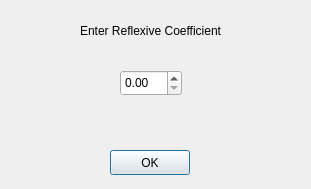
<?xml version="1.0" encoding="UTF-8"?>
<ui version="4.0">
 <class>EnterReflexiveIndex</class>
 <widget class="QDialog" name="EnterReflexiveIndex">
  <property name="geometry">
   <rect>
    <x>0</x>
    <y>0</y>
    <width>311</width>
    <height>189</height>
   </rect>
  </property>
  <property name="windowTitle">
   <string>Dialog</string>
  </property>
  <widget class="QDoubleSpinBox" name="doubleSpinBox">
   <property name="geometry">
    <rect>
     <x>120</x>
     <y>70</y>
     <width>62</width>
     <height>26</height>
    </rect>
   </property>
   <property name="maximum">
    <double>999.990000000000009</double>
   </property>
   <property name="singleStep">
    <double>0.010000000000000</double>
   </property>
  </widget>
  <widget class="QPushButton" name="pushButton">
   <property name="geometry">
    <rect>
     <x>110</x>
     <y>150</y>
     <width>80</width>
     <height>25</height>
    </rect>
   </property>
   <property name="text">
    <string>OK</string>
   </property>
  </widget>
  <widget class="QLabel" name="label">
   <property name="geometry">
    <rect>
     <x>80</x>
     <y>20</y>
     <width>151</width>
     <height>21</height>
    </rect>
   </property>
   <property name="text">
    <string>Enter Reflexive Coefficient</string>
   </property>
  </widget>
 </widget>
 <resources/>
 <connections/>
</ui>
